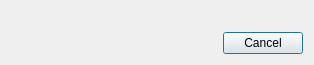
<?xml version="1.0" encoding="UTF-8"?>
<ui version="4.0">
 <class>StatusDialog</class>
 <widget class="QDialog" name="StatusDialog">
  <property name="geometry">
   <rect>
    <x>0</x>
    <y>0</y>
    <width>314</width>
    <height>65</height>
   </rect>
  </property>
  <property name="windowTitle">
   <string>Status</string>
  </property>
  <layout class="QVBoxLayout" name="verticalLayout">
   <item>
    <widget class="QLabel" name="label">
     <property name="text">
      <string/>
     </property>
    </widget>
   </item>
   <item>
    <widget class="QDialogButtonBox" name="buttonbox">
     <property name="standardButtons">
      <set>QDialogButtonBox::Cancel</set>
     </property>
    </widget>
   </item>
  </layout>
 </widget>
 <resources/>
 <connections/>
</ui>
